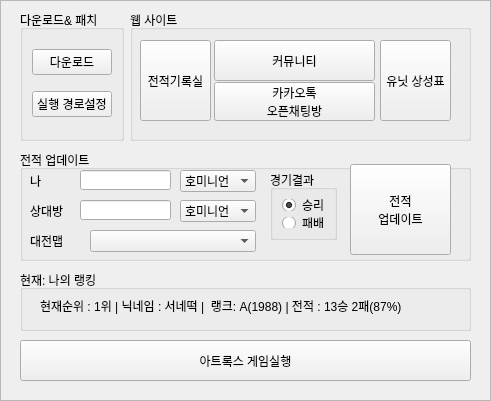
   <widget class="QFrame" name="atrox_frame">
    <property name="enabled">
     <bool>true</bool>
    </property>
    <property name="geometry">
     <rect>
      <x>790</x>
      <y>490</y>
      <width>491</width>
      <height>401</height>
     </rect>
    </property>
    <property name="frameShape">
     <enum>QFrame::StyledPanel</enum>
    </property>
    <property name="frameShadow">
     <enum>QFrame::Raised</enum>
    </property>
    <widget class="QGroupBox" name="groupBox_19">
     <property name="geometry">
      <rect>
       <x>20</x>
       <y>10</y>
       <width>104</width>
       <height>131</height>
      </rect>
     </property>
     <property name="title">
      <string>다운로드&amp;&amp; 패치</string>
     </property>
     <layout class="QVBoxLayout" name="verticalLayout_8">
      <item>
       <widget class="QPushButton" name="atrox_down">
        <property name="text">
         <string>다운로드</string>
        </property>
       </widget>
      </item>
      <item>
       <widget class="QPushButton" name="atrox_path">
        <property name="text">
         <string>실행 경로설정</string>
        </property>
       </widget>
      </item>
     </layout>
    </widget>
    <widget class="QGroupBox" name="groupBox_20">
     <property name="geometry">
      <rect>
       <x>20</x>
       <y>150</y>
       <width>451</width>
       <height>111</height>
      </rect>
     </property>
     <property name="title">
      <string>전적 업데이트</string>
     </property>
     <widget class="QPushButton" name="atrox_update">
      <property name="geometry">
       <rect>
        <x>330</x>
        <y>14</y>
        <width>101</width>
        <height>91</height>
       </rect>
      </property>
      <property name="text">
       <string>전적
업데이트</string>
      </property>
     </widget>
     <widget class="QComboBox" name="atrox_myrace">
      <property name="geometry">
       <rect>
        <x>160</x>
        <y>20</y>
        <width>76</width>
        <height>22</height>
       </rect>
      </property>
      <item>
       <property name="text">
        <string>호미니언</string>
       </property>
      </item>
      <item>
       <property name="text">
        <string>인텔리언</string>
       </property>
      </item>
      <item>
       <property name="text">
        <string>크리티스</string>
       </property>
      </item>
     </widget>
     <widget class="QLineEdit" name="atrox_myname">
      <property name="geometry">
       <rect>
        <x>60</x>
        <y>20</y>
        <width>91</width>
        <height>20</height>
       </rect>
      </property>
     </widget>
     <widget class="QLineEdit" name="atrox_yourname">
      <property name="geometry">
       <rect>
        <x>60</x>
        <y>50</y>
        <width>91</width>
        <height>20</height>
       </rect>
      </property>
     </widget>
     <widget class="QComboBox" name="atrox_yourace">
      <property name="geometry">
       <rect>
        <x>160</x>
        <y>50</y>
        <width>76</width>
        <height>22</height>
       </rect>
      </property>
      <item>
       <property name="text">
        <string>호미니언</string>
       </property>
      </item>
      <item>
       <property name="text">
        <string>인텔리언</string>
       </property>
      </item>
      <item>
       <property name="text">
        <string>크리티스</string>
       </property>
      </item>
     </widget>
     <widget class="QLabel" name="label_26">
      <property name="geometry">
       <rect>
        <x>10</x>
        <y>50</y>
        <width>41</width>
        <height>21</height>
       </rect>
      </property>
      <property name="text">
       <string>상대방</string>
      </property>
     </widget>
     <widget class="QLabel" name="label_27">
      <property name="geometry">
       <rect>
        <x>10</x>
        <y>20</y>
        <width>41</width>
        <height>21</height>
       </rect>
      </property>
      <property name="frameShape">
       <enum>QFrame::NoFrame</enum>
      </property>
      <property name="text">
       <string>나</string>
      </property>
     </widget>
     <widget class="QLabel" name="label_28">
      <property name="geometry">
       <rect>
        <x>10</x>
        <y>80</y>
        <width>41</width>
        <height>21</height>
       </rect>
      </property>
      <property name="text">
       <string>대전맵</string>
      </property>
     </widget>
     <widget class="QComboBox" name="atrox_map">
      <property name="geometry">
       <rect>
        <x>70</x>
        <y>80</y>
        <width>166</width>
        <height>22</height>
       </rect>
      </property>
     </widget>
     <widget class="QGroupBox" name="groupBox_24">
      <property name="geometry">
       <rect>
        <x>250</x>
        <y>20</y>
        <width>67</width>
        <height>70</height>
       </rect>
      </property>
      <property name="title">
       <string>경기결과</string>
      </property>
      <layout class="QVBoxLayout" name="verticalLayout_13">
       <item>
        <widget class="QRadioButton" name="atrox_win">
         <property name="tabletTracking">
          <bool>false</bool>
         </property>
         <property name="text">
          <string>승리</string>
         </property>
         <property name="checked">
          <bool>true</bool>
         </property>
        </widget>
       </item>
       <item>
        <widget class="QRadioButton" name="atrox_lose">
         <property name="text">
          <string>패배</string>
         </property>
        </widget>
       </item>
      </layout>
     </widget>
    </widget>
    <widget class="QGroupBox" name="groupBox_21">
     <property name="geometry">
      <rect>
       <x>130</x>
       <y>10</y>
       <width>341</width>
       <height>131</height>
      </rect>
     </property>
     <property name="title">
      <string>웹 사이트</string>
     </property>
     <widget class="QPushButton" name="atrox_rank">
      <property name="geometry">
       <rect>
        <x>10</x>
        <y>30</y>
        <width>71</width>
        <height>81</height>
       </rect>
      </property>
      <property name="text">
       <string>전적기록실</string>
      </property>
     </widget>
     <widget class="QPushButton" name="atrox_cafe">
      <property name="geometry">
       <rect>
        <x>84</x>
        <y>30</y>
        <width>161</width>
        <height>41</height>
       </rect>
      </property>
      <property name="text">
       <string>커뮤니티</string>
      </property>
     </widget>
     <widget class="QPushButton" name="atrox_balance">
      <property name="geometry">
       <rect>
        <x>250</x>
        <y>30</y>
        <width>71</width>
        <height>81</height>
       </rect>
      </property>
      <property name="text">
       <string>유닛 상성표</string>
      </property>
     </widget>
     <widget class="QPushButton" name="atrox_kakao">
      <property name="geometry">
       <rect>
        <x>84</x>
        <y>72</y>
        <width>161</width>
        <height>39</height>
       </rect>
      </property>
      <property name="text">
       <string>카카오톡
오픈채팅방</string>
      </property>
     </widget>
    </widget>
    <widget class="QPushButton" name="atrox_start">
     <property name="geometry">
      <rect>
       <x>20</x>
       <y>340</y>
       <width>451</width>
       <height>41</height>
      </rect>
     </property>
     <property name="text">
      <string>아트록스 게임실행</string>
     </property>
     <property name="icon">
      <iconset>
       <normaloff>Atrox_107.ico</normaloff>Atrox_107.ico</iconset>
     </property>
     <property name="iconSize">
      <size>
       <width>30</width>
       <height>30</height>
      </size>
     </property>
    </widget>
    <widget class="QGroupBox" name="groupBox_29">
     <property name="geometry">
      <rect>
       <x>20</x>
       <y>270</y>
       <width>451</width>
       <height>61</height>
      </rect>
     </property>
     <property name="title">
      <string>현재: 나의 랭킹</string>
     </property>
     <widget class="QLabel" name="kuf_myrank_6">
      <property name="geometry">
       <rect>
        <x>20</x>
        <y>20</y>
        <width>431</width>
        <height>31</height>
       </rect>
      </property>
      <property name="frameShape">
       <enum>QFrame::NoFrame</enum>
      </property>
      <property name="text">
       <string>현재순위 : 1위 | 닉네임 : 서네떡 |  랭크: A(1988) | 전적 : 13승 2패(87%)</string>
      </property>
     </widget>
    </widget>
   </widget>
